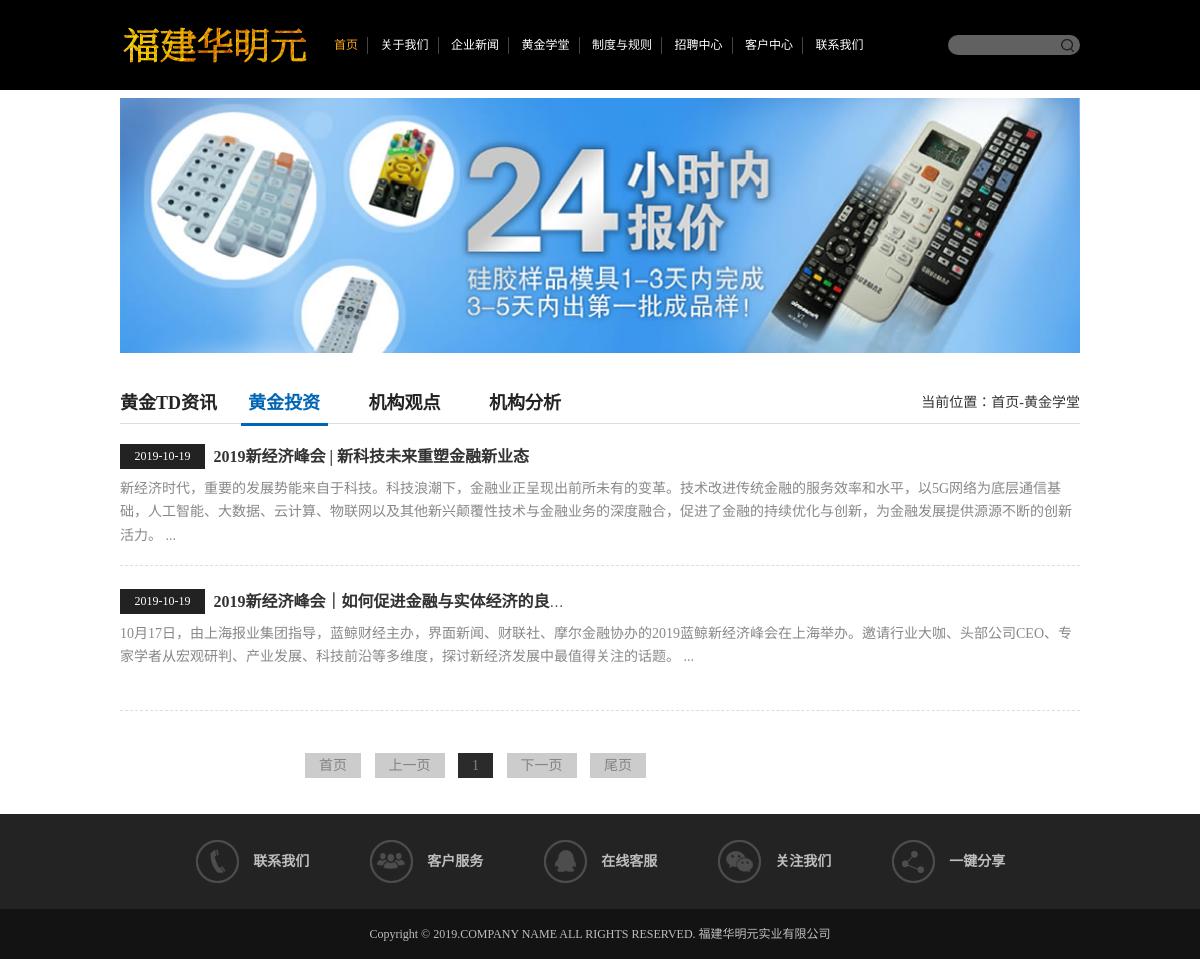
Page /golds/golds_tz/ on the committed database.
### apps/golds/models.py (models this page shows, shortened)
class Golds(models.Model):
    title = models.CharField(max_length=50, verbose_name="新闻标题", help_text="新闻标题")
    author = models.CharField(max_length=20, verbose_name="新闻来源", help_text="新闻来源")
    gold_type = models.ForeignKey(GoldType, on_delete=models.DO_NOTHING, verbose_name="黄金学堂", help_text="黄金学堂")
    read_num = models.IntegerField(default=0, verbose_name="阅读次数", help_text="阅读次数")
    text = models.TextField(max_length=500, verbose_name="文章摘要", help_text="文章摘要")
    content = RichTextUploadingField(verbose_name="文章", help_text="文章")
    created_time = models.DateTimeField(auto_now_add=True,verbose_name="发布时间", help_text="发布时间")
    class Meta:
        ordering = ["id", '-created_time']
        db_table = "tb_gold"  # 指明数据库表名
        verbose_name = "黄金新闻"  # 在admin站点中显示的名称
        verbose_name_plural = verbose_name  # 显示的复数名称

### apps/golds/views.py (the view)
# urls.py: path('golds_tz/', views.golds_tz,name="golds_tz"),
def golds_tz(request):
    golds_all_list = Golds.objects.only("id","title","created_time","text").filter(gold_type=2).order_by("-created_time")
    paginator = Paginator(golds_all_list, 5)
    page_num = request.GET.get('page', 1)
    page_of_news = paginator.get_page(page_num)
    golds = page_of_news.object_list
    currentr_page_num = page_of_news.number
    page_range = [x for x in range(int(currentr_page_num) - 2, int(currentr_page_num) + 3) if
                  0 < x <= paginator.num_pages]
    return render(request,"golds/golds_tz.html",locals())

### templates/golds/golds_tz.html (shortened to what this page needs)
{% extends "index/base.html" %}
{% block banner %}
<div class="banner banner_s"><img src="../../static/upload/banner.jpg" alt="黄金学堂"/></div>
{% endblock %}
{% block main %}
<div class="space_hx">&nbsp;</div>
<div class="scd clearfix">
	<div class="scd_top">
    	<div class="s_nav">
        	<a href="{% url 'golds' %}"><span>黄金TD资讯</span></a>
            <a href="{% url 'golds_tz' %}" class="active"><span>黄金投资</span></a>
            <a href="{% url 'golds_gd' %}"><span>机构观点</span></a>
            <a href="{% url 'golds_fx' %}"><span>机构分析</span></a>
        </div>
        <div class="pst">
        	当前位置：<a href="{% url 'index' %}">首页</a>-<a href="javascript:void(0);">黄金学堂</a>
        </div>
    </div>
        <div class="news">
            <div class="new_m">
                {% for gold in golds %}
                    <div class="n_m" >
                        <div class="title">
                            <span>{{ gold.created_time|date:"Y-m-d" }}</span>
                            <p class="name"><a href="{% url 'golds_d' gold.id %}" target="_blank" ><b>{{ gold.title }}</b></a></p>
                        </div>
                        <div class="des">
                            {{ gold.text }} ...
                        </div>
                    </div>
                {% endfor %}
            </div>
        </div>
    <div class="space_hx">&nbsp;</div>
    <div class="fenye_box">
    	<a href="?page=1">首页</a>
            {% if page_of_news.has_previous %}
                <a href="?page={{ page_of_news.previous_page_number }}" aria-label="Previous">上一页</a>
            {% else %}
                <a aria-hidden="true">上一页</a>
            {% endif %}
            {% for page_num in page_range %}
                {% if page_num == page_of_news.number %}
                    <a  class="on" style="background-color: #2b2b2b">{{ page_num }}</a>
                {% else %}
                    <a href="?page={{ page_num }}">{{ page_num }}</a>
                {% endif %}
            {% endfor %}
            {% if page_of_news.has_next %}
                <a href="?page={{ page_of_news.next_page_number }}" aria-label="Next">下一页</a>
            {% else %}
                <a aria-hidden="true">下一页</a>
            {% endif %}
           <a href="?page={{ paginator.num_pages }}">尾页</a>
    </div>
    </div>
{% endblock %}

### static/css/thems.css (style rules this page uses)
body { font-family:"Microsoft Yahei";font-size:14px;color:#333; padding:0; margin:0; }
a { color:#333; }
div { -webkit-transition: all .3s ease-in-out 0s;-moz-transition: all .3s ease-in-out 0s;-ms-transition: all .3s ease-in-out 0s;-o-transition: all .3s ease-in-out 0s;transition: all .3s ease-in-out 0s; }
.banner { width:1170px; margin:0px auto; margin-top:8px; }
.banner_s img { width:100%; height:auto; vertical-align:top; }
.scd { width:1170px; margin:0px auto; padding:10px 0 20px; }
.scd .scd_top { width:100%; height:40px; line-height:40px; border-bottom:1px solid #ddd; position:relative; text-align:left; }
.scd .scd_top span { display:inline-block; *display:inline; zoom:1; height:40px; line-height:40px; padding-right:20px; font-size:20px; color:#232323; font-weight:bold; border-bottom:3px solid #232323; position:absolute; left:0; top:0; z-index:99; }
.scd .scd_top .s_nav { width:70%; text-align:left; height:40px; line-height:40px; }
.scd .scd_top .s_nav a { display:inline-block; *display:inline; zoom:1; width:87px; text-align:center; margin-right:30px; height:40px; line-height:40px; position:relative; white-space:nowrap; }
.scd .scd_top .s_nav a span { width:100%; height:40px; line-height:40px; font-size:18px; color:#232323; padding-right:0; border:0; }
.scd .scd_top .s_nav a.active span { color:#0065B3; border-bottom:3px solid #0065B3; position:absolute; left:0; top:0; z-index:99; }
.scd .scd_top .pst { width:50%; height:40px; line-height:40px; text-align:right; position:absolute; right:0; top:0; font-size:14px; }
.news { width:100%; }
.news .new_m { width:100%; padding-top:20px; }
.news .n_m { width:100%; padding-bottom:23px; margin-bottom:23px; border-bottom:1px dashed #ddd; }
.news .n_m .title { width:100%; height:25px; line-height:25px; text-align:left; margin-bottom:8px; }
.news .n_m .title span,.news .n_m .title p { display:inline-block; *display:inline; zoom:1; height:25px; line-height:25px; vertical-align:top; }
.news .n_m .title span { width:85px; text-align:center; font-size:12px; color:#fff; background:#222222; }
.news .n_m .title p { width:445px; margin-left:5px; white-space:nowrap; overflow:hidden; text-overflow:ellipsis; }
.news .n_m .title p a { font-size:16px; }
.news .n_m .des { width:100%; height:65px; font-size:14px; line-height:170%; color:#888; overflow:hidden; }
.fenye_box { width:600px; margin:0 auto 20px; }
.fenye_box a { color:#848383; font-size:14px; padding:5px 14px; background:#CCC; margin:0 5px }

### static/css/responsive.css (style rules this page uses)
@media screen and (max-width:1200px) { .header .head,.banner,.i_ma,.i_mb,.friend,.fn_bg .f_nav,.scd { width:960px; } }
@media screen and (max-width:1200px) { .news .n_m .title p { width:355px; } }

### rows in the picture
Golds: created_time "2019-10-19", title "2019新经济峰会 | 新科技未来重塑金融新业态", text "新经济时代，重要的发展势能来自于科技。科技浪潮下，金融业正呈现出前所未有的变革。技术改进传统金融的服务效率和水平，以5G网络为底层通信基础，人工智能、大数据、云计算、物联网以及其他新兴颠覆性技术与金融业务的深度融合，促进了金融的持续优化与创新，为金融发展提供源源不断的创新活力。"
Golds: created_time "2019-10-19", title "2019新经济峰会｜如何促进金融与实体经济的良…", text "10月17日，由上海报业集团指导，蓝鲸财经主办，界面新闻、财联社、摩尔金融协办的2019蓝鲸新经济峰会在上海举办。邀请行业大咖、头部公司CEO、专家学者从宏观研判、产业发展、科技前沿等多维度，探讨新经济发展中最值得关注的话题。"

### other values in the picture
{{ page_num }} "1"
